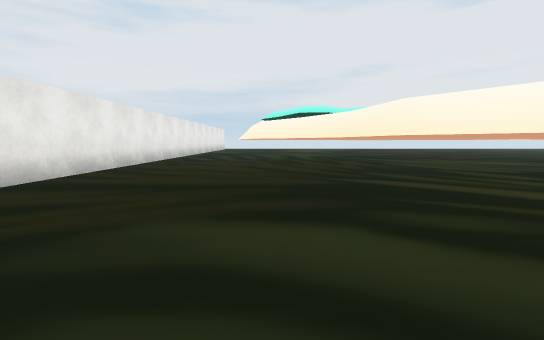
view 1 (above)

24 first-person views from a walk through a 3-D level made in the Unity game engine. The camera is 1.3 m above the floor, tilts 6° down and sees 90° across. The floor is counted in squares, 2 m on a side. Each view is taken from the middle of a square. On the plan, view 1 faces up. The plan holds only what a view shows up to about 9 squares ahead; the rest is blank. The place goes on beyond the plan. The player is left out. Some surface patterns are stand-ins.

view 2
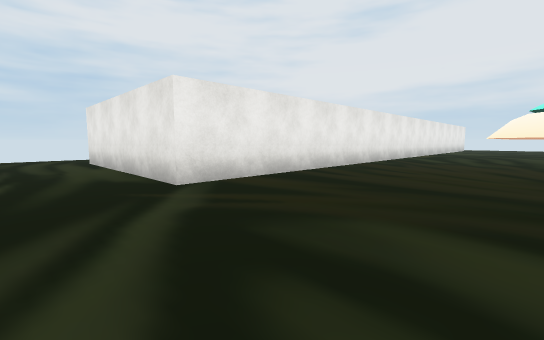

view 3
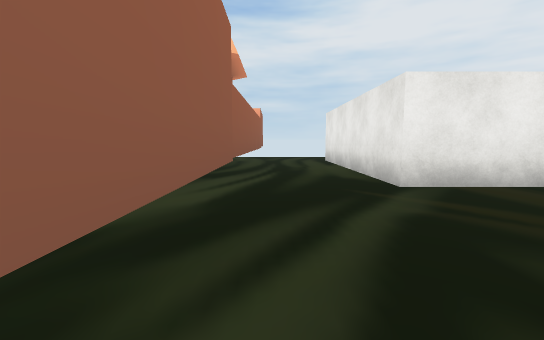

view 4
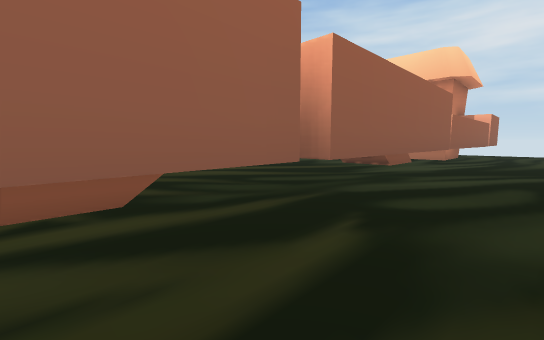

view 5
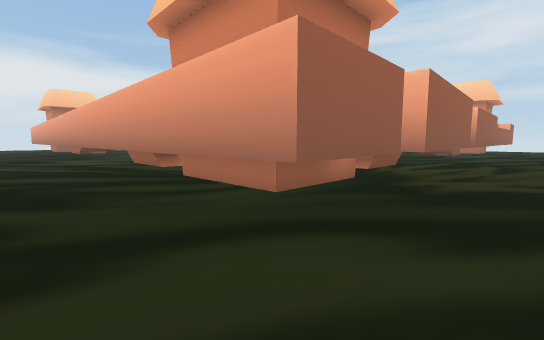

view 6
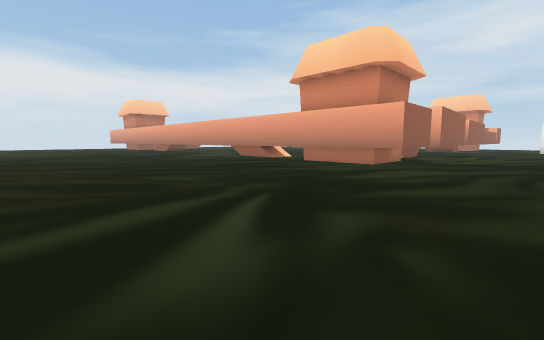

view 7
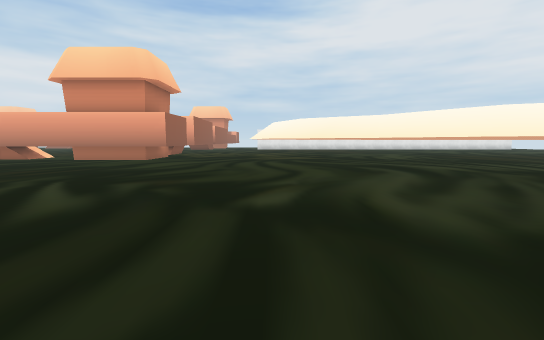

view 8
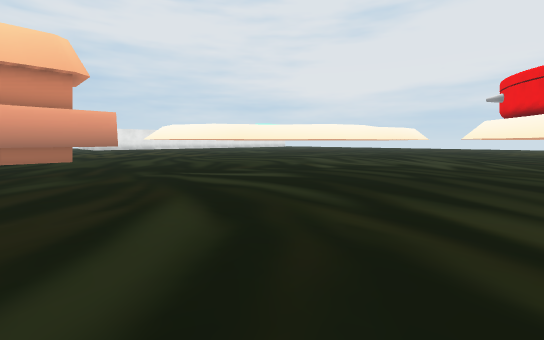

view 9
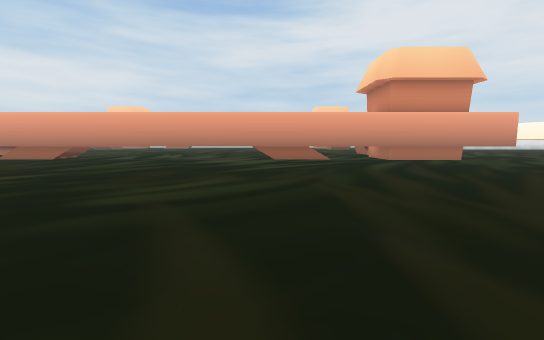

view 10
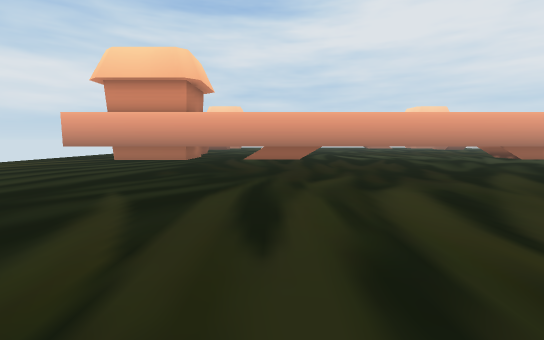

view 11
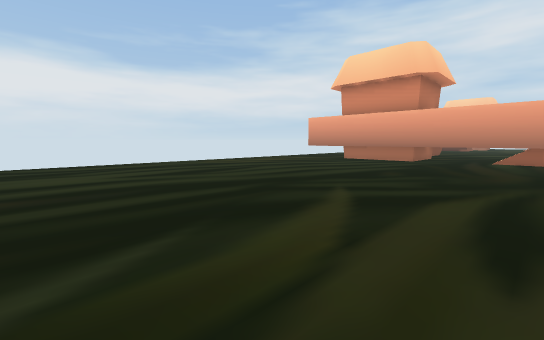

view 12
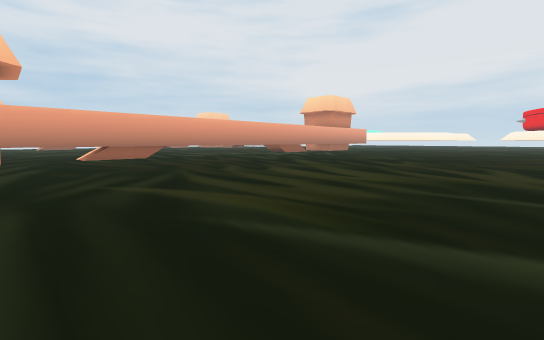

view 13
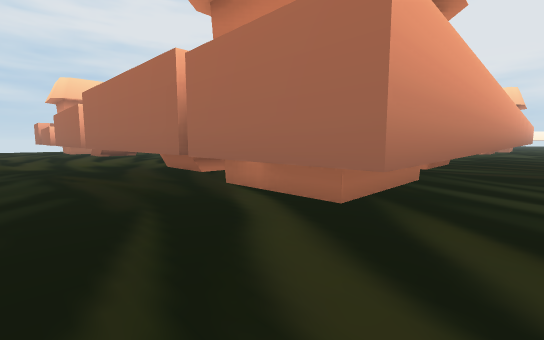

view 14
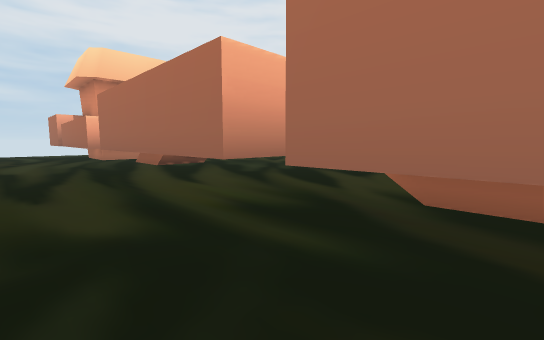

view 15
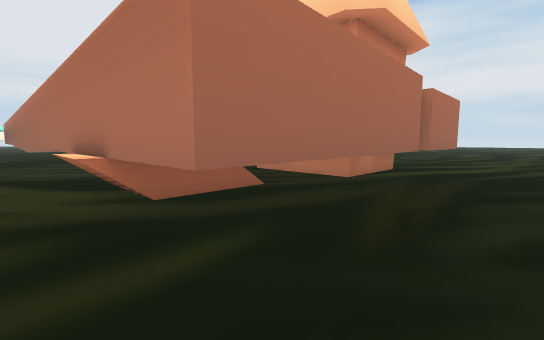

view 16
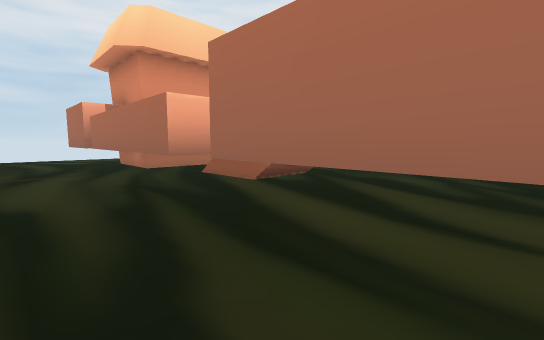

view 17
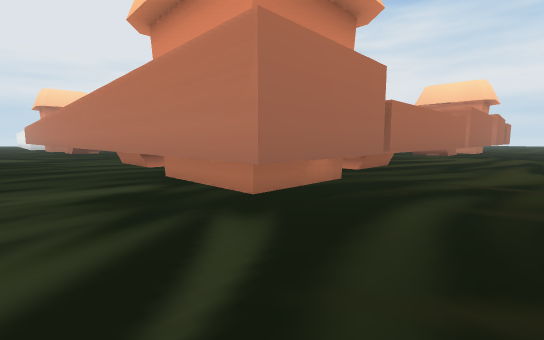

view 18
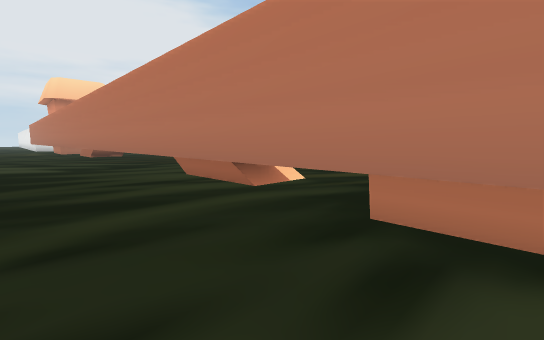

view 19
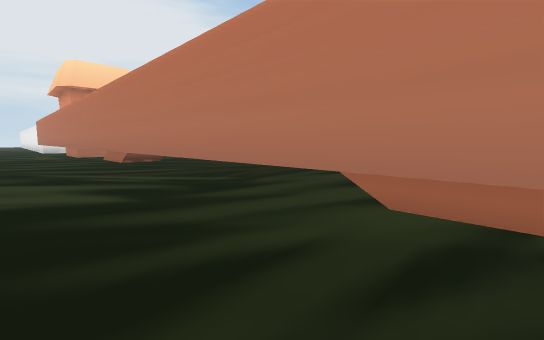

view 20
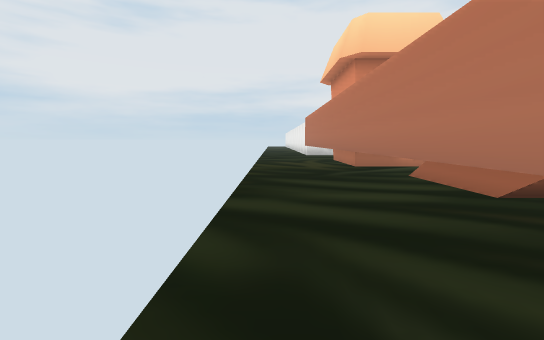

view 21
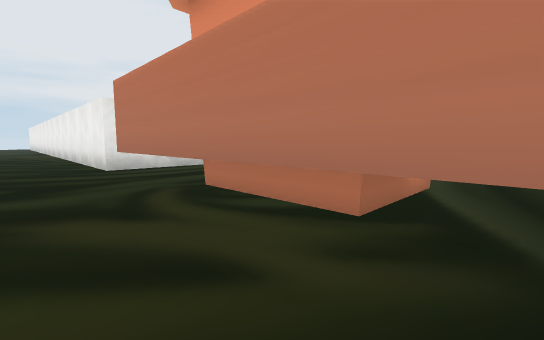

view 22
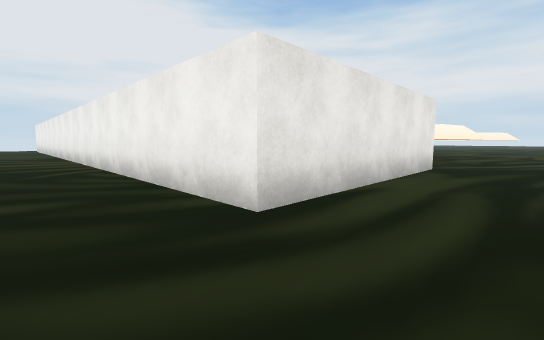

view 23
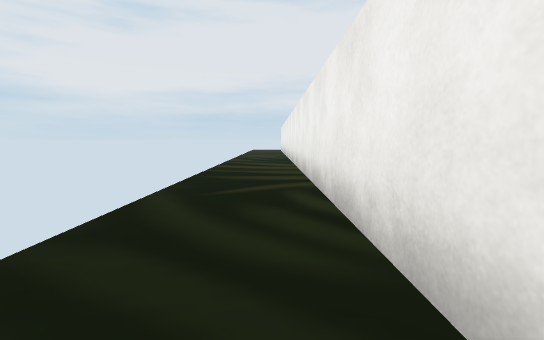

view 24
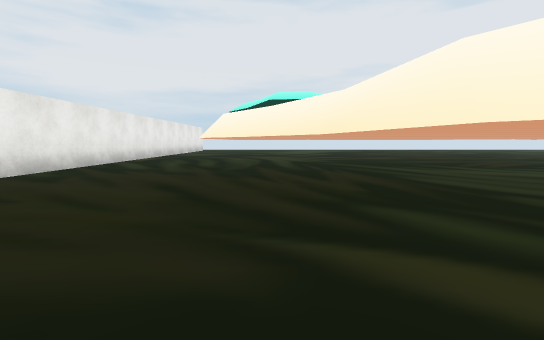

### Floor plan
Key: @ floor where view 1 was taken; # wall or solid block; . floor; = window, fence, low wall or low ledge; ^ raised ledge.
Columns run from 11 left of view 1 to 19 right of it. Each row starts with its distance up from view 1.
 12 ..#    #..
 11 ..#    #..##
 10 ..#    #...##
  9 ..#    #....#                ##
  8 ..#    #....##              ..#
  7 ..#    #.....#         ... ...#
  6 ..#    #.....#      ##.........
  5 ..#    #.....#      #..........
  4 ..#    #......      #..........
  3 ..#    #.......     ...........
  2 ..######.......................
  1 ...............................
  0 ...........@...................
 -1 ..^ .####^^^^#^^^^.^^..........
 -2 ..^   ###^    ##^ #^^..........
 -3 ..^      ^         ^^..........
 -4 ..^##    ^         ^^.......
 -5 ..^^                ^.......
 -6 ..^^               ^^........
 -7 ..^#               #^........
 -8 ..^#               #^..........
 -9 ..^                 ^..........
-10 ..^^                ^..........
-11 ..^^                ^..........
-12 ..^^                ^..........
-13 ..^^          ^     ^..........
-14 ..^^          ^     ^..........
-15 ..^#          ^     ^..........
-16 ..^#          ^     ^..........
-17 ..^#          ^    #^..........
-18 ..^^          ^    ^^..........
-19 ..^^     ^   =^     ^..........
-20 ..^      ^   =^    ^^..........
-21 ..^ #    ^   =# ^   ^.........
-22 ..^^#####^   =##^^#^^.........
-23 ..^######^^^^=^^^^#^^.........
-24 ..............................
-25 ..............................

Positions as (right, up) in squares from view 1, and headings:
1: (0, 0), facing up
2: (0, 0), facing up-left
3: (0, 0), facing left
4: (4, 1), facing down-left
5: (11, 1), facing down-left
6: (16, 2), facing down-left
7: (18, 3), facing left
8: (19, -3), facing up-left
9: (18, -8), facing left
10: (18, -17), facing left
11: (18, -17), facing down-left
12: (19, -20), facing up-left
13: (10, -25), facing up-left
14: (4, -25), facing up-left
15: (2, -25), facing up-right
16: (0, -25), facing up-left
17: (-11, -25), facing up-right
18: (-11, -21), facing up-right
19: (-11, -17), facing up-right
20: (-11, -11), facing up
21: (-11, -5), facing up-right
22: (-11, 0), facing up-right
23: (-10, 3), facing up
24: (1, 3), facing up
